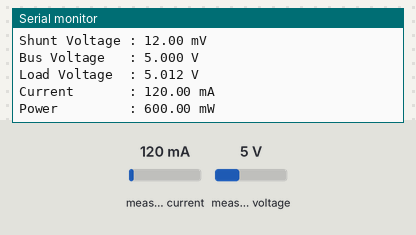
Simulated run of this sketch. Board: Arduino Uno, built with avr-gcc and run on an emulated ATmega328P. Shown: the last lines printed to the serial monitor. The test bench sets the inputs (shaded band); at power-on: measured current 120 mA, measured voltage 5 V.

Above: at 1.7 s.
1.8 s: measured current set to 40 mA
At 3.1 s:
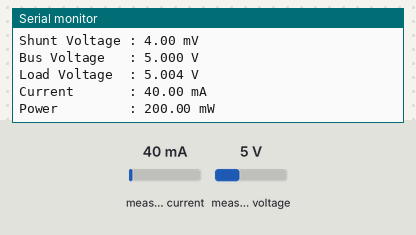
3.3 s: measured voltage set to 0.3 V
At 4.4 s:
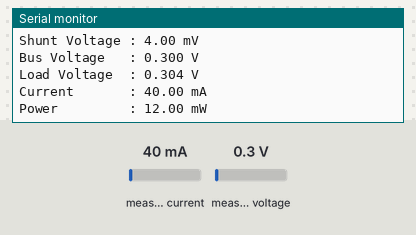
4.8 s: measured current set to 500 mA
At 6.1 s:
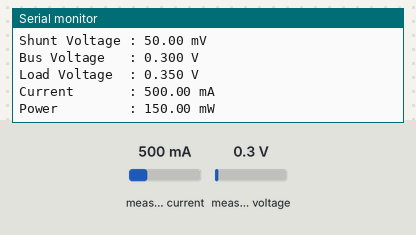
Timing chart, 0 to 7.8 s (numbered marks = the images above; inputs shaded):
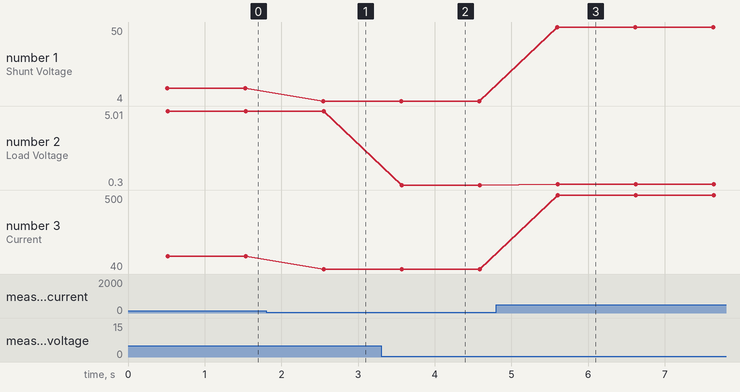

Measured:
- after the input at 1.8 s, the serial monitor: prints a new line after 0.75 s (image 1)
- after the input at 3.3 s, the serial monitor: prints a new line after 0.27 s (image 2)
- after the input at 4.8 s, the serial monitor: prints a new line after 0.80 s (image 3)
- plotted number 1: 4 → 50 after the input at 4.8 s
- plotted number 2: 5.01 → 5 after the input at 1.8 s, 5 → 0.3 after the input at 3.3 s, 0.3 → 0.35 after the input at 4.8 s
- plotted number 3: 120 → 40 after the input at 1.8 s, 40 → 500 after the input at 4.8 s

The sketch:

Current_sensing.ino
```cpp
// current_sensing_basic.ino
// Step 4 Phase 1: Confirm INA219 communication over I2C
// If 'Failed to find INA219 chip' appears: check SDA=pin20, SCL=pin21, VCC=5V, GND common

#include <Wire.h>
#include <Adafruit_INA219.h>

Adafruit_INA219 ina219;   // Default I2C address 0x40

void setup() {
  Serial.begin(115200);
  delay(500);
  Serial.println("=== INA219 Current Sensor - Step 4 Phase 1 ===");

  if (!ina219.begin()) {
    Serial.println("FAILED: Cannot find INA219 at 0x40");
    Serial.println("Check: SDA=pin20, SCL=pin21, VCC=5V, GND common");
    while (1) { delay(10); }   // Halt — do not proceed with bad sensor
  }
  Serial.println("INA219 found. Calibration: 32V / 2A range.");
  // Default: setCalibration_32V_2A() — max 2A, 0.1mA resolution
}

void loop() {
  float shuntvoltage_mV = ina219.getShuntVoltage_mV();
  float busvoltage_V    = ina219.getBusVoltage_V();
  float current_mA      = ina219.getCurrent_mA();
  float power_mW        = ina219.getPower_mW();
  float loadvoltage_V   = busvoltage_V + (shuntvoltage_mV / 1000.0);

  Serial.println("----------------------------------------");
  Serial.print("Shunt Voltage : "); Serial.print(shuntvoltage_mV, 2); Serial.println(" mV");
  Serial.print("Bus Voltage   : "); Serial.print(busvoltage_V, 3);    Serial.println(" V");
  Serial.print("Load Voltage  : "); Serial.print(loadvoltage_V, 3);   Serial.println(" V");
  Serial.print("Current       : "); Serial.print(current_mA, 2);      Serial.println(" mA");
  Serial.print("Power         : "); Serial.print(power_mW, 2);        Serial.println(" mW");

  delay(1000);
}
```
